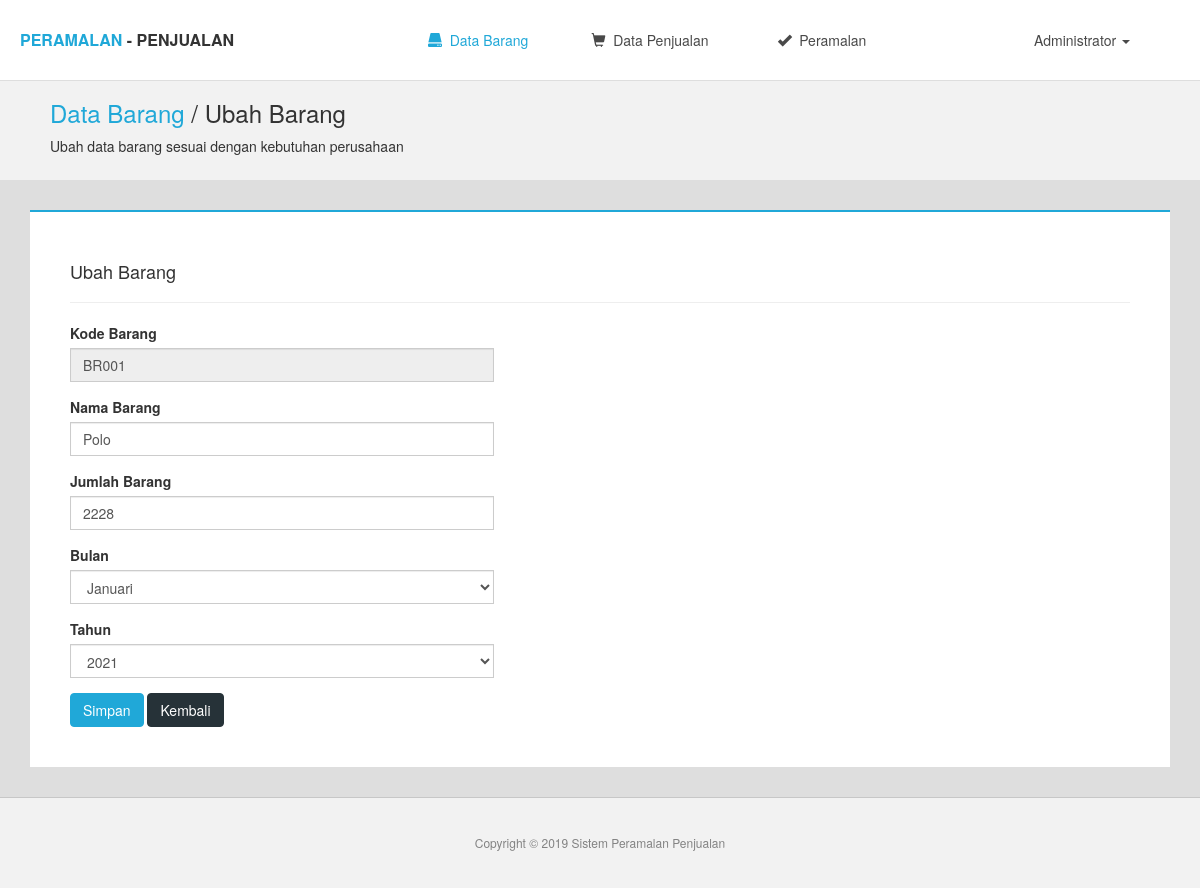
Screenshot of /home.php?r=ubah-barang&id=3 (signed in) with the database file from the repository.
### tables this page shows
CREATE TABLE `barang` (
  `id` int(11) NOT NULL,
  `kode_barang` varchar(5) NOT NULL,
  `nama_barang` varchar(50) NOT NULL,
  `stok` int(11) NOT NULL,
  `bulan` varchar(10) NOT NULL,
  `tahun` varchar(4) NOT NULL
);

### config/array.php (called while the page is built)
<?php
$bulan = array("Januari","Februari","Maret","April","Mei","Juni","Juli","Agustus","September","November","Desember");
 ?>

### pages/barang/ubah_barang.php (the view, shortened to what this page needs)
<?php
  $sql = "SELECT * FROM barang WHERE id=$_GET[id]";
  $query = $konek->query($sql);
  $r= mysqli_fetch_array($query);
 ?>
<div class="breadcrum-custom">
       <h3><span class="p-blue">
          <a href="home.php?r=data-barang">Data Barang</a> </span> / Ubah Barang</h3>
       <p>
         Ubah data barang sesuai dengan kebutuhan perusahaan
       </p>
    </div>
<section class="content">
  <div class="container">
    <h4 style="">Ubah Barang </h4>
    <hr>
    <div class="row">
      <div class="col-md-5 col-sm-12 col-xs-12">
      <form action="proses/barang.php" method="POST">
        <div class="form-group">
          <label for="kode">Kode Barang</label>
          <input type="text" class="form-control"  placeholder="Kode Barang" value="<?=$r['kode_barang'] ?>" disabled/>
        </div>
        <div class="form-group">
          <label for="nama">Nama Barang</label>
          <input type="text" class="form-control" name="nama" placeholder="Nama Barang" value="<?=$r['nama_barang'] ?>">
        </div>
        <div class="form-group">
          <label for="jumlah">Jumlah Barang</label>
          <input type="number" class="form-control" name="jumlah" placeholder="Jumlah Barang" value="<?=$r['stok'] ?>">
        </div>
        <div class="form-group">
          <label for="bulan">Bulan</label>
          <select name="bulan" class="form-control">
            <?php  for ($i=0; $i<count($bulan) ; $i++) { ?>
              <option value="<?=$bulan[$i] ?>" <?=$r['bulan']==$bulan[$i] ? 'selected' :'' ?>><?=$bulan[$i]  ?></option>
            <?php  } ?>
          </select>
        </div>
        <div class="form-group">
          <label for="tahun">Tahun</label>
          <select name="tahun" class="form-control">
            <?php  for ($i=date('Y'); $i>date('Y')-2 ; $i--) { ?>
              <option value="<?=$i ?>" <?=$r['tahun']==$i ? 'selected' :'' ?>><?=$i  ?></option>
            <?php  } ?>
          </select>
        </div>
        <button class="btn btn-primary" type="submit" name="ubah">Simpan</button>
        <button class="btn btn-danger" type="button" onclick="self.history.back()">Kembali</button>
      </form>
      </div>
    </div>
  </div>
</section>

### assets/style.css (style rules this page uses)
body { background: #DEDEDE; }
a { color: #20a8d8; }
.breadcrum-custom { background: #F2F2F2; height: 100px; padding: 20px 0px 20px 50px; margin-top: -5px }
.breadcrum-custom h3 { margin-top: 0px; }
.content { margin-top: 30px; }
.content .container { padding: 40px; border-top: 2.5px solid #20a8d8; width: 95% !important; background: white; }
.btn-primary { background: #20a8d8; border-color: #20a8d8; }
.btn-danger { background: #263238; border-color: #263238; }
.p-blue { color: #20a8d8 !important; }
.form-control { border-radius: 0px !important; }

### rows the page displays
barang: kode_barang "BR001", nama "Polo", jumlah "2228", bulan "Januari"

### other values shown
form field tahun "2021"
